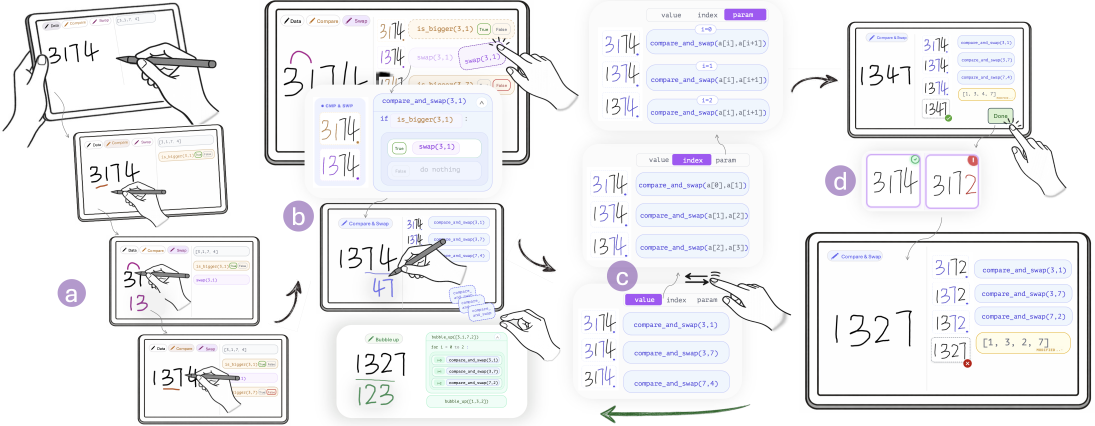
#> input picture sketchmind/assets/overview_new.png, 3285 x 1277 px (shown at 1/3 size)
$ python build-overview-ink-masks.py
#> lines starting #> are read from the running program, lines starting #| are printed output that depends on the picture; after the words box and inside, x2 and y2 are one past the last pixel; in counts of white or black regions, pixels touching at a corner belong together
"""Extract only the original operation ink; estimate its local paper backdrop.
No glyphs or paths are synthesized. UI/hand pixels stay outside these masks.
"""
from pathlib import Path
from PIL import Image,ImageChops,ImageFilter
ROOT=Path(__file__).resolve().parents[1]
ASSETS=ROOT/'assets/overview-layers'
SOURCE=Image.open(ROOT/'assets/overview_new.png').convert('RGB')
INKS={
 'a-compare-ink':((280,548,330,570),'orange'),
 'a-swap-arc':((377,781,426,815),'magenta'),
 'a-swap-result':((381,884,449,941),'magenta'),
 'a-last-ink':((485,1157,546,1177),'orange'),
 'b-underline':((1096,812,1183,830),'blue'),
 'b-result':((1105,832,1188,897),'blue'),
 'refine-underline':((1063,1133,1190,1150),'green'),
 'refine-result':((1065,1150,1191,1221),'green'),
 'd-counterexample-ink':((2893,523,2932,587),'red'),
}

def is_ink(rgb,hue):
 r,g,b=rgb
 return {'orange':r-g>3 and g-b>3,'magenta':r-g>3 and b-g>3,'blue':b-r>3 and b-g>3,'green':g-r>3 and g-b>3,'red':r-g>4 and r-b>4}[hue]

for name,(bounds,hue) in INKS.items():
 mask=Image.new('L',SOURCE.size)
 for y in range(bounds[1],bounds[3]):
  for x in range(bounds[0],bounds[2]):
   if is_ink(SOURCE.getpixel((x,y)),hue):mask.putpixel((x,y),255)
 erase=mask.filter(ImageFilter.MaxFilter(5))
 bbox=erase.getbbox()
 if not bbox:raise ValueError(name)
 patch=SOURCE.crop(bbox)
 for y in range(bbox[1],bbox[3]):
  for x in range(bbox[0],bbox[2]):
   if not erase.getpixel((x,y)):continue
   # Interpolate the original neutral paper/shadow either side of the ink.
   left,right=x-1,x+1
   while left>bounds[0]-20:
    p=SOURCE.getpixel((left,y))
    if not erase.getpixel((left,y)) and min(p)>180 and max(p)-min(p)<8:break
    left-=1
   while right<bounds[2]+20:
    p=SOURCE.getpixel((right,y))
    if not erase.getpixel((right,y)) and min(p)>180 and max(p)-min(p)<8:break
    right+=1
   a=SOURCE.getpixel((left,y));b=SOURCE.getpixel((right,y));u=(x-left)/max(1,right-left)
   patch.putpixel((x-bbox[0],y-bbox[1]),tuple(round(a[i]*(1-u)+b[i]*u) for i in range(3)))
 (ASSETS/'backgrounds').mkdir(parents=True,exist_ok=True)
 mask.save(ASSETS/'masks'/f'{name}.png')
 erase.save(ASSETS/'masks'/f'{name}-erase.png')
 patch.save(ASSETS/'backgrounds'/f'{name}.png')
 print(name,bbox)
#> this loop made 9 passes
#> bbox on passes 1 to 9: (284, 550, 326, 568), (379, 784, 422, 812), (388, 882, 446, 936), (487, 1162, 542, 1173), (1094, 814, 1175, 825), (1117, 831, 1182, 894), (1064, 1135, 1187, 1147), (1073, 1150, 1184, 1219), (2894, 521, 2931, 586)
#| a-compare-ink (284, 550, 326, 568)
#| a-swap-arc (379, 784, 422, 812)
#| a-swap-result (388, 882, 446, 936)
#| a-last-ink (487, 1162, 542, 1173)
#| b-underline (1094, 814, 1175, 825)
#| b-result (1117, 831, 1182, 894)
#| refine-underline (1064, 1135, 1187, 1147)
#| refine-result (1073, 1150, 1184, 1219)
#> (further printed lines are left out)
#> pass 1, `erase=mask.filter(ImageFilter.MaxFilter(5))`:
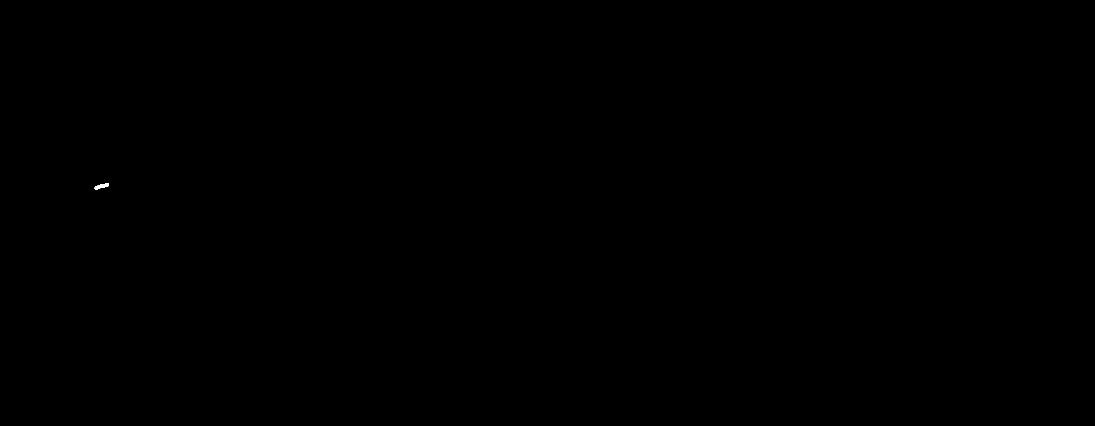
#> erase: PIL image 3285x1277 L (shown at 1/3 size); 0.01% white; 1 white region, box (x1, y1, x2, y2) and area: (284, 550, 326, 568) 404
#> pass 1, `patch=SOURCE.crop(bbox)`:
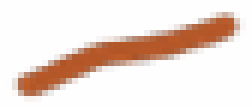
#> patch: PIL image 42x18 RGB (shown 6 times larger); mean R, G, B 237.9, 221.4, 213.2
#> after the loop: erase: PIL image 3285x1277 L; 0.03% white; 1 white region, box (x1, y1, x2, y2) and area: (2894, 521, 2931, 586) 1090
#> after the loop: mask: PIL image 3285x1277 L; 0.01% white; 1 white region, box (x1, y1, x2, y2) and area: (2896, 523, 2929, 584) 464
